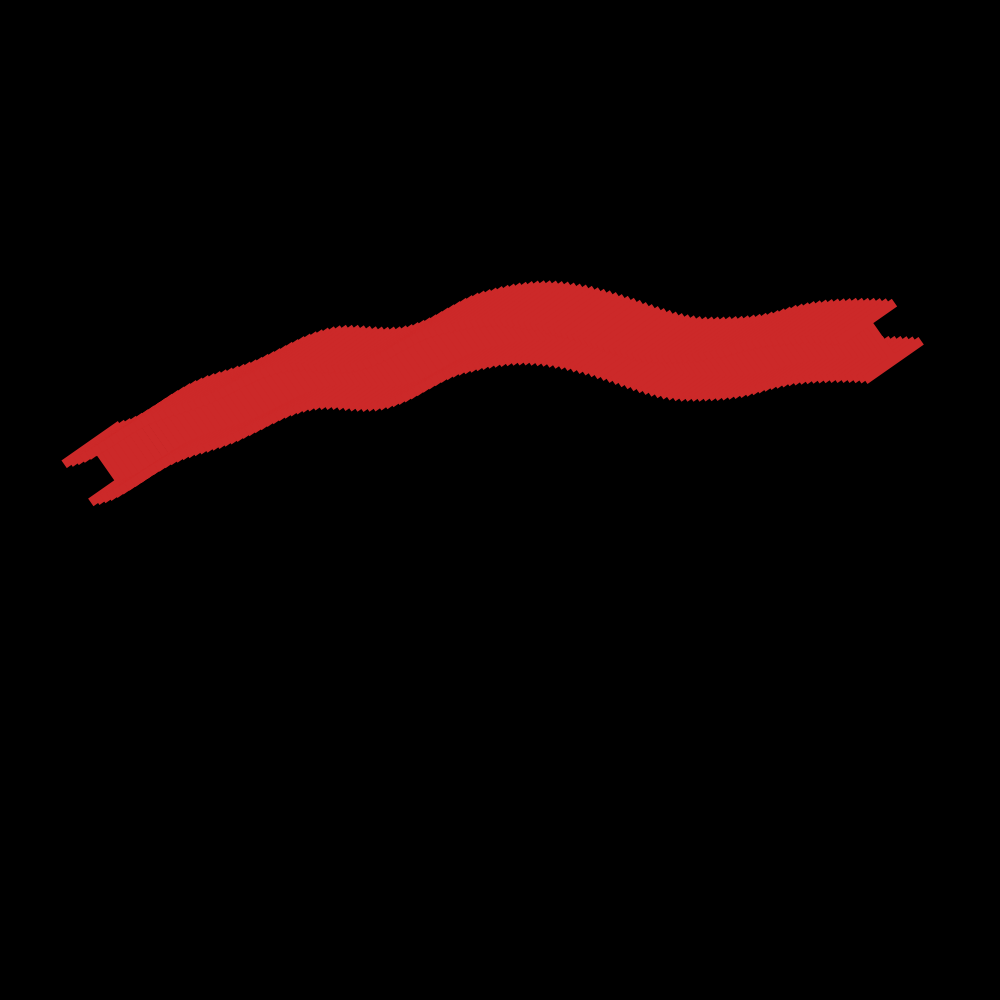
Frame 1 (no input)
Frame 60 (no input): identical to frame 1, image omitted
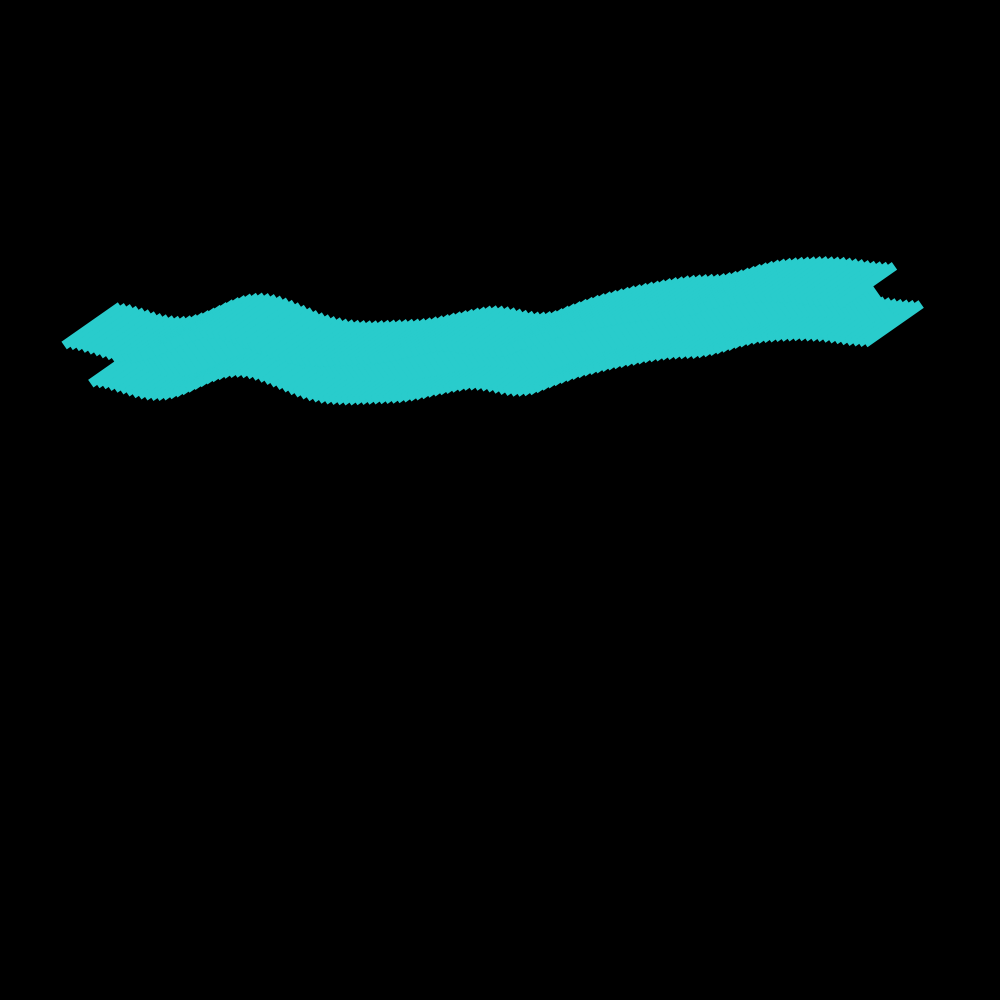
Frame 120 (the mouse pressed at the canvas centre since frame 60)

The p5.js sketch that drew these frames (run headless with seeded random() and noise() and a simulated clock; from frame 60 on, the mouse is pressed at the canvas centre):

// p5.js sketch
// ── sketch.js
function setup() {
    createCanvas(1000, 1000)

    textSize(100)
    textAlign(CENTER, CENTER)
    angleMode(DEGREES)
    colorMode(HSB)
}

function draw() {
    background(0, 0, 0);

    let xoff = mouseX / 100
    for (let i = 0; i < 130; i++) {
        xoff = xoff + 0.01;

        fill(color(map(mouseY, 0, height, 0, 360), 80, 80))

        push()
        translate(100 + i * 6, 200 + noise(xoff) * 400)
        rotate(55)
        text('H', 0, 0)
        pop()
    }
}
